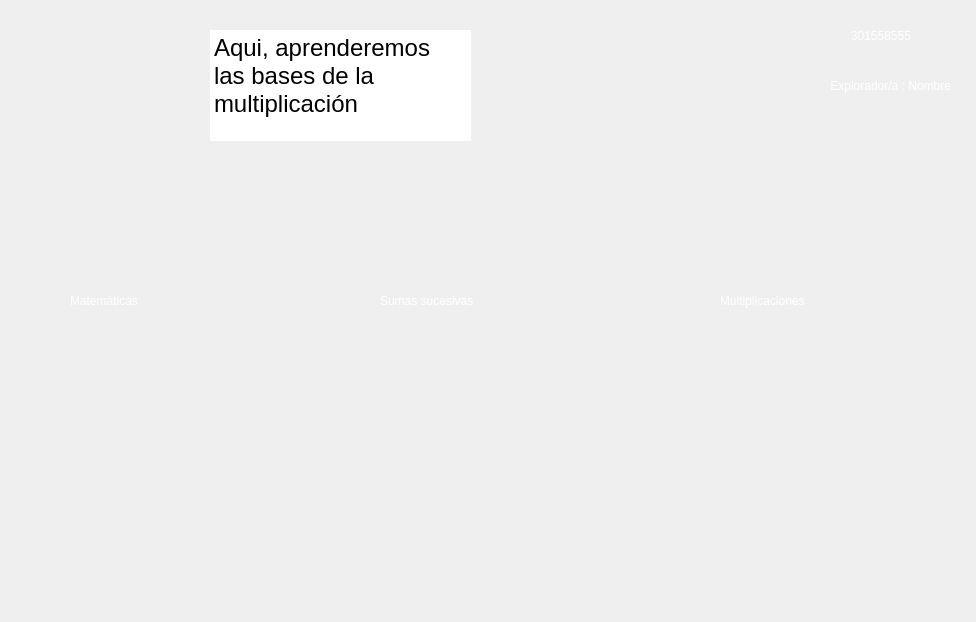
<?xml version="1.0" encoding="UTF-8"?>
<ui version="4.0">
 <class>chica</class>
 <widget class="QMainWindow" name="chica">
  <property name="geometry">
   <rect>
    <x>0</x>
    <y>0</y>
    <width>976</width>
    <height>622</height>
   </rect>
  </property>
  <property name="windowTitle">
   <string>Shake-Shake</string>
  </property>
  <property name="styleSheet">
   <string notr="true">QPushButton{
	border-radius: 60px;
}
QPushButton:pressed {
	border-radius: 30px;
    padding-top: 2px;
    padding-left: 3px;
}
QPushButton:hover {
    padding-right: 3px;
}</string>
  </property>
  <widget class="QWidget" name="centralwidget">
   <widget class="QLabel" name="label_7">
    <property name="geometry">
     <rect>
      <x>120</x>
      <y>-20</y>
      <width>411</width>
      <height>231</height>
     </rect>
    </property>
    <property name="styleSheet">
     <string notr="true">font: 16pt &quot;Pristina&quot;;
</string>
    </property>
    <property name="text">
     <string/>
    </property>
    <property name="pixmap">
     <pixmap>Images/dialogo2.png</pixmap>
    </property>
    <property name="scaledContents">
     <bool>true</bool>
    </property>
   </widget>
   <widget class="QLabel" name="shake">
    <property name="geometry">
     <rect>
      <x>30</x>
      <y>80</y>
      <width>181</width>
      <height>181</height>
     </rect>
    </property>
    <property name="text">
     <string/>
    </property>
    <property name="pixmap">
     <pixmap>Images/shakehabla.gif</pixmap>
    </property>
    <property name="scaledContents">
     <bool>true</bool>
    </property>
   </widget>
   <widget class="QTextEdit" name="dialogo">
    <property name="enabled">
     <bool>true</bool>
    </property>
    <property name="geometry">
     <rect>
      <x>210</x>
      <y>30</y>
      <width>261</width>
      <height>111</height>
     </rect>
    </property>
    <property name="styleSheet">
     <string notr="true">font: 18pt &quot;Times New Roman&quot;;
border-color: rgb(255, 255, 255);
border:none</string>
    </property>
    <property name="readOnly">
     <bool>true</bool>
    </property>
    <property name="html">
     <string>&lt;!DOCTYPE HTML PUBLIC &quot;-//W3C//DTD HTML 4.0//EN&quot; &quot;http://www.w3.org/TR/REC-html40/strict.dtd&quot;&gt;
&lt;html&gt;&lt;head&gt;&lt;meta name=&quot;qrichtext&quot; content=&quot;1&quot; /&gt;&lt;style type=&quot;text/css&quot;&gt;
p, li { white-space: pre-wrap; }
&lt;/style&gt;&lt;/head&gt;&lt;body style=&quot; font-family:'Times New Roman'; font-size:18pt; font-weight:400; font-style:normal;&quot;&gt;
&lt;p style=&quot; margin-top:0px; margin-bottom:0px; margin-left:0px; margin-right:0px; -qt-block-indent:0; text-indent:0px;&quot;&gt;Aqui, aprenderemos las bases de la multiplicación&lt;/p&gt;&lt;/body&gt;&lt;/html&gt;</string>
    </property>
   </widget>
   <widget class="QPushButton" name="usosmatematica">
    <property name="geometry">
     <rect>
      <x>70</x>
      <y>480</y>
      <width>151</width>
      <height>121</height>
     </rect>
    </property>
    <property name="cursor">
     <cursorShape>PointingHandCursor</cursorShape>
    </property>
    <property name="styleSheet">
     <string notr="true"/>
    </property>
    <property name="text">
     <string/>
    </property>
    <property name="icon">
     <iconset>
      <normaloff>Images/usos.png</normaloff>Images/usos.png</iconset>
    </property>
    <property name="iconSize">
     <size>
      <width>150</width>
      <height>150</height>
     </size>
    </property>
   </widget>
   <widget class="QPushButton" name="matematica">
    <property name="geometry">
     <rect>
      <x>70</x>
      <y>330</y>
      <width>151</width>
      <height>121</height>
     </rect>
    </property>
    <property name="cursor">
     <cursorShape>PointingHandCursor</cursorShape>
    </property>
    <property name="styleSheet">
     <string notr="true"/>
    </property>
    <property name="text">
     <string/>
    </property>
    <property name="icon">
     <iconset>
      <normaloff>Images/quees.png</normaloff>Images/quees.png</iconset>
    </property>
    <property name="iconSize">
     <size>
      <width>150</width>
      <height>150</height>
     </size>
    </property>
   </widget>
   <widget class="QPushButton" name="sumassusesivas">
    <property name="geometry">
     <rect>
      <x>390</x>
      <y>330</y>
      <width>151</width>
      <height>121</height>
     </rect>
    </property>
    <property name="cursor">
     <cursorShape>PointingHandCursor</cursorShape>
    </property>
    <property name="styleSheet">
     <string notr="true"/>
    </property>
    <property name="text">
     <string/>
    </property>
    <property name="icon">
     <iconset>
      <normaloff>Images/quees.png</normaloff>Images/quees.png</iconset>
    </property>
    <property name="iconSize">
     <size>
      <width>150</width>
      <height>150</height>
     </size>
    </property>
   </widget>
   <widget class="QLabel" name="label">
    <property name="geometry">
     <rect>
      <x>70</x>
      <y>280</y>
      <width>151</width>
      <height>41</height>
     </rect>
    </property>
    <property name="styleSheet">
     <string notr="true">font: 20pt &quot;Times New Roman&quot;;
color: rgb(255, 255, 255);</string>
    </property>
    <property name="text">
     <string>Matemáticas</string>
    </property>
   </widget>
   <widget class="QLabel" name="label_2">
    <property name="geometry">
     <rect>
      <x>380</x>
      <y>280</y>
      <width>201</width>
      <height>41</height>
     </rect>
    </property>
    <property name="styleSheet">
     <string notr="true">font: 20pt &quot;Times New Roman&quot;;
color: rgb(255, 255, 255);</string>
    </property>
    <property name="text">
     <string>Sumas sucesivas</string>
    </property>
   </widget>
   <widget class="QLabel" name="label_3">
    <property name="geometry">
     <rect>
      <x>720</x>
      <y>280</y>
      <width>191</width>
      <height>41</height>
     </rect>
    </property>
    <property name="styleSheet">
     <string notr="true">font: 20pt &quot;Times New Roman&quot;;
color: rgb(255, 255, 255);</string>
    </property>
    <property name="text">
     <string>Multiplicaciones</string>
    </property>
   </widget>
   <widget class="QPushButton" name="multiplicar">
    <property name="geometry">
     <rect>
      <x>740</x>
      <y>330</y>
      <width>151</width>
      <height>121</height>
     </rect>
    </property>
    <property name="cursor">
     <cursorShape>PointingHandCursor</cursorShape>
    </property>
    <property name="styleSheet">
     <string notr="true"/>
    </property>
    <property name="text">
     <string/>
    </property>
    <property name="icon">
     <iconset>
      <normaloff>Images/quees.png</normaloff>Images/quees.png</iconset>
    </property>
    <property name="iconSize">
     <size>
      <width>150</width>
      <height>150</height>
     </size>
    </property>
   </widget>
   <widget class="QPushButton" name="ejemplosSuma">
    <property name="geometry">
     <rect>
      <x>390</x>
      <y>480</y>
      <width>151</width>
      <height>131</height>
     </rect>
    </property>
    <property name="cursor">
     <cursorShape>PointingHandCursor</cursorShape>
    </property>
    <property name="styleSheet">
     <string notr="true"/>
    </property>
    <property name="text">
     <string/>
    </property>
    <property name="icon">
     <iconset>
      <normaloff>Images/ejemplosumasucesiva.png</normaloff>Images/ejemplosumasucesiva.png</iconset>
    </property>
    <property name="iconSize">
     <size>
      <width>150</width>
      <height>150</height>
     </size>
    </property>
   </widget>
   <widget class="QPushButton" name="ejemplos">
    <property name="geometry">
     <rect>
      <x>820</x>
      <y>480</y>
      <width>141</width>
      <height>131</height>
     </rect>
    </property>
    <property name="cursor">
     <cursorShape>PointingHandCursor</cursorShape>
    </property>
    <property name="styleSheet">
     <string notr="true"/>
    </property>
    <property name="text">
     <string/>
    </property>
    <property name="icon">
     <iconset>
      <normaloff>Images/ejemplomultiplicar.png</normaloff>Images/ejemplomultiplicar.png</iconset>
    </property>
    <property name="iconSize">
     <size>
      <width>150</width>
      <height>150</height>
     </size>
    </property>
   </widget>
   <widget class="QPushButton" name="tablasmulti">
    <property name="geometry">
     <rect>
      <x>660</x>
      <y>480</y>
      <width>151</width>
      <height>131</height>
     </rect>
    </property>
    <property name="cursor">
     <cursorShape>PointingHandCursor</cursorShape>
    </property>
    <property name="styleSheet">
     <string notr="true"/>
    </property>
    <property name="text">
     <string/>
    </property>
    <property name="icon">
     <iconset>
      <normaloff>Images/tablaMultiplicar.png</normaloff>Images/tablaMultiplicar.png</iconset>
    </property>
    <property name="iconSize">
     <size>
      <width>150</width>
      <height>150</height>
     </size>
    </property>
   </widget>
   <widget class="QLabel" name="label_4">
    <property name="geometry">
     <rect>
      <x>-30</x>
      <y>-280</y>
      <width>1031</width>
      <height>651</height>
     </rect>
    </property>
    <property name="text">
     <string/>
    </property>
    <property name="pixmap">
     <pixmap>Images/fondo.png</pixmap>
    </property>
    <property name="scaledContents">
     <bool>true</bool>
    </property>
   </widget>
   <widget class="QPushButton" name="salir">
    <property name="geometry">
     <rect>
      <x>830</x>
      <y>130</y>
      <width>121</width>
      <height>121</height>
     </rect>
    </property>
    <property name="cursor">
     <cursorShape>PointingHandCursor</cursorShape>
    </property>
    <property name="styleSheet">
     <string notr="true"/>
    </property>
    <property name="text">
     <string/>
    </property>
    <property name="icon">
     <iconset>
      <normaloff>Images/newSalir.png</normaloff>Images/newSalir.png</iconset>
    </property>
    <property name="iconSize">
     <size>
      <width>150</width>
      <height>150</height>
     </size>
    </property>
   </widget>
   <widget class="QLabel" name="nombre">
    <property name="geometry">
     <rect>
      <x>660</x>
      <y>70</y>
      <width>291</width>
      <height>31</height>
     </rect>
    </property>
    <property name="styleSheet">
     <string notr="true">color: rgb(255, 255, 255);
font: 20pt &quot;Times New Roman&quot;;</string>
    </property>
    <property name="text">
     <string>Explorador/a : Nombre</string>
    </property>
    <property name="alignment">
     <set>Qt::AlignRight|Qt::AlignTrailing|Qt::AlignVCenter</set>
    </property>
   </widget>
   <widget class="QLabel" name="label_5">
    <property name="geometry">
     <rect>
      <x>920</x>
      <y>10</y>
      <width>41</width>
      <height>41</height>
     </rect>
    </property>
    <property name="text">
     <string/>
    </property>
    <property name="pixmap">
     <pixmap>Images/shake.png</pixmap>
    </property>
    <property name="scaledContents">
     <bool>true</bool>
    </property>
   </widget>
   <widget class="QLabel" name="totalEstrellas">
    <property name="geometry">
     <rect>
      <x>720</x>
      <y>20</y>
      <width>191</width>
      <height>31</height>
     </rect>
    </property>
    <property name="styleSheet">
     <string notr="true">color: rgb(255, 255, 255);
font: 20pt &quot;Times New Roman&quot;;</string>
    </property>
    <property name="text">
     <string>301558555</string>
    </property>
    <property name="alignment">
     <set>Qt::AlignRight|Qt::AlignTrailing|Qt::AlignVCenter</set>
    </property>
   </widget>
   <widget class="QLabel" name="label_6">
    <property name="geometry">
     <rect>
      <x>-150</x>
      <y>-160</y>
      <width>1221</width>
      <height>821</height>
     </rect>
    </property>
    <property name="text">
     <string/>
    </property>
    <property name="pixmap">
     <pixmap>Images/fondo.jpg</pixmap>
    </property>
    <property name="scaledContents">
     <bool>true</bool>
    </property>
    <property name="alignment">
     <set>Qt::AlignCenter</set>
    </property>
   </widget>
   <zorder>label_6</zorder>
   <zorder>label_4</zorder>
   <zorder>shake</zorder>
   <zorder>label_7</zorder>
   <zorder>dialogo</zorder>
   <zorder>usosmatematica</zorder>
   <zorder>matematica</zorder>
   <zorder>sumassusesivas</zorder>
   <zorder>label</zorder>
   <zorder>label_2</zorder>
   <zorder>label_3</zorder>
   <zorder>multiplicar</zorder>
   <zorder>ejemplosSuma</zorder>
   <zorder>ejemplos</zorder>
   <zorder>tablasmulti</zorder>
   <zorder>salir</zorder>
   <zorder>nombre</zorder>
   <zorder>label_5</zorder>
   <zorder>totalEstrellas</zorder>
  </widget>
 </widget>
 <resources/>
 <connections/>
</ui>
